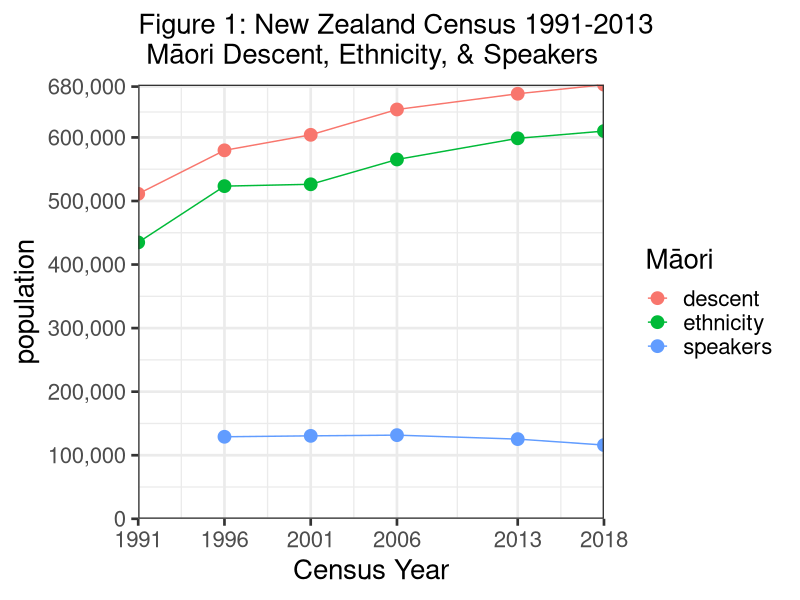
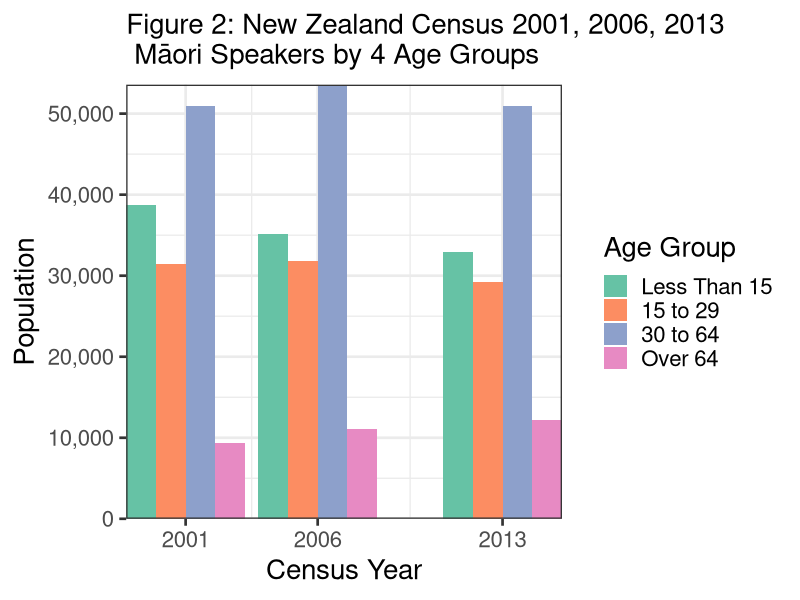
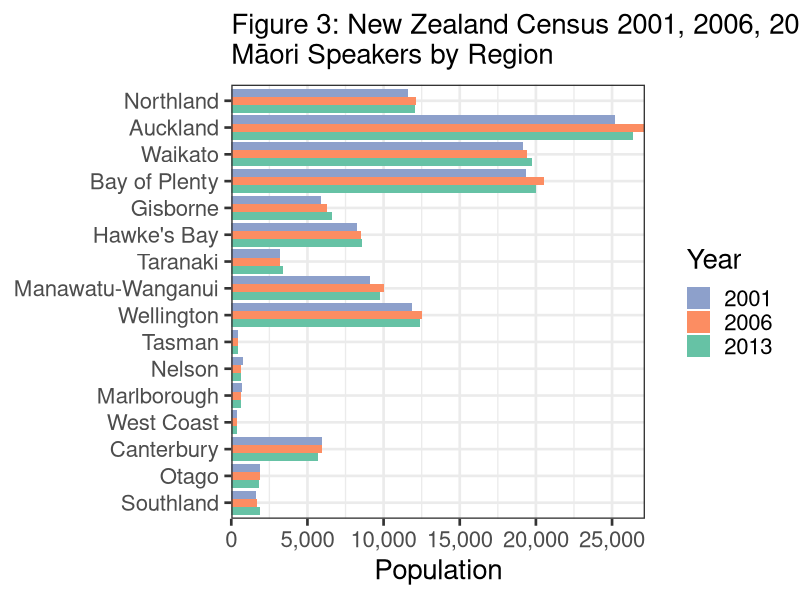
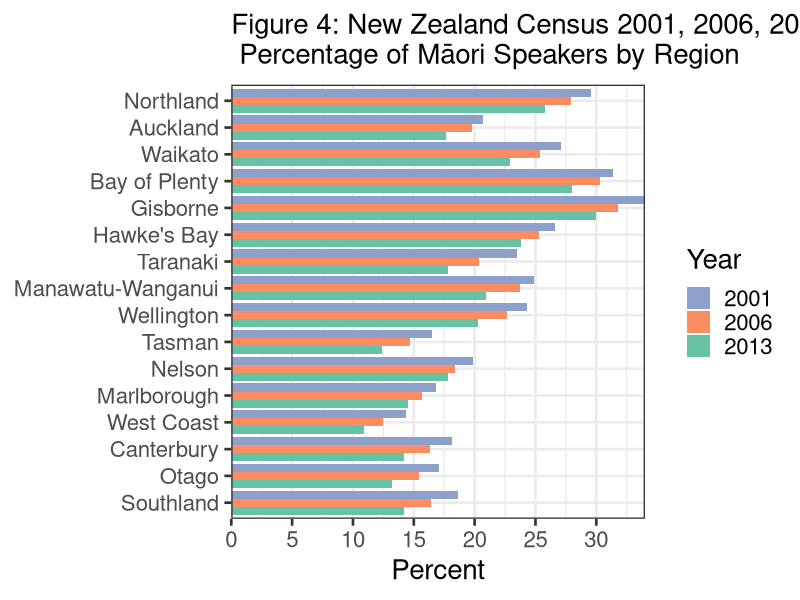
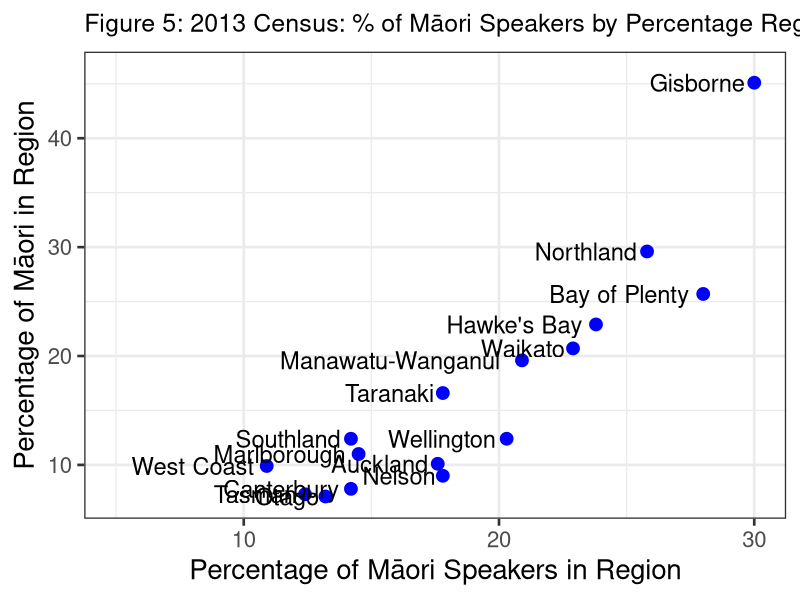
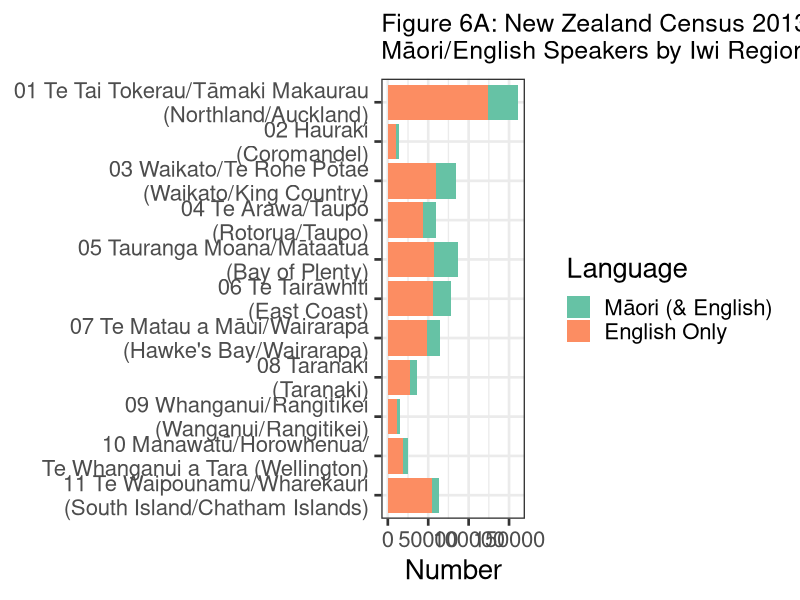
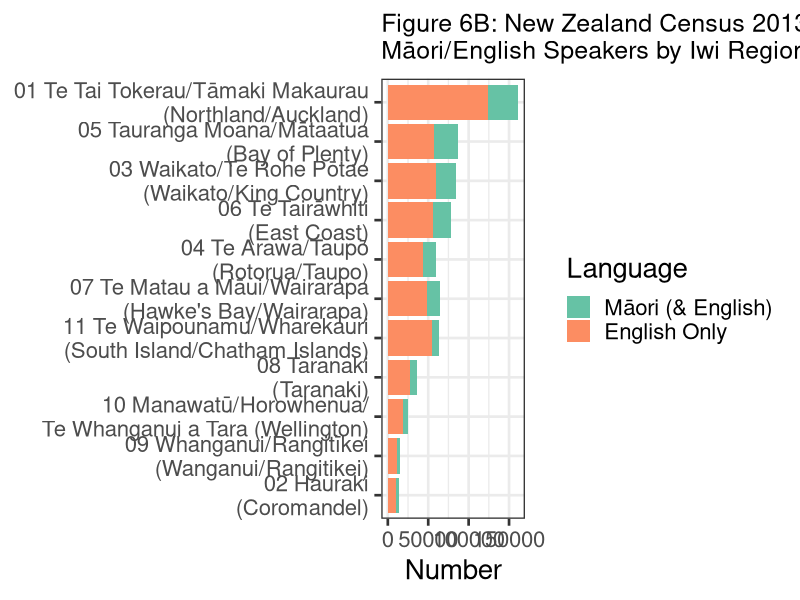
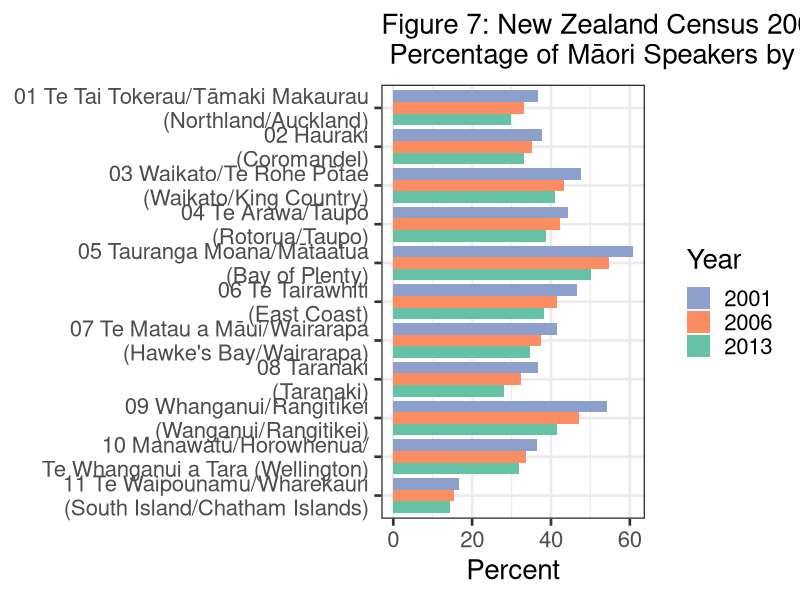

Recreate these plots in R, in order.
# start R script #
# Maori Language stats from NZ Censuses, Peter J Keegan, updated 22 June 2015
# all data created in the script, self contained but not best way to do things.
# Done using OSX, if using Windows etc. check Unicode OK.
# object names mostly lower case, or sometimes lowerCamelCase
# d.. usually indicates dataframe, plot.. indicates plot object
#
#
library(ggplot2)
library(reshape2)
library(scales)
#
#
# Section 1 Overview
# Create vectors of NZ Census (Maori) Data, with addition of my 2018 guestimates
#
year <- c(1991, 1996, 2001, 2006, 2013, 2018)
ethnicity <- c(434847, 523371, 526281, 565329, 598605, 610000)
descent <- c(511278, 579714, 604110, 643977, 668724, 683000)
speakers <- c(NA, 129048, 130482, 131613, 125352, 116000) # no lang. qu pre 1996
#
# Combine to R dataframe
#
d001 <- data.frame(year, descent, ethnicity, speakers)
#
rm(descent, ethnicity, speakers, year) # Get rid of redundant vectors
#
# Convert data from wide to long format and stack
#
d001a <- melt(d001, id.vars = "year",
               measure.vars = c("descent", "ethnicity", "speakers"),
              variable.name = "maori",
                 value.name = "population")
#
# plot 1 1st attempt
#
# ggplot(d001a, aes(x=year, y=population, colour=maori, group=maori)) +
# geom_line() + geom_point(size=4)
#
# plot 1 Final
#
plot01a <- ggplot(d001a, aes(x = year, y = population, colour = maori,
  group = maori)) + labs(colour = "M\u0101ori")
plot01b <- plot01a + ggtitle(paste0("Figure 1: New Zealand Census 1991-2013",
"\n M\u0101ori Descent, Ethnicity, & Speakers"))
plot01c <- plot01b + geom_line() + geom_point(size = 4)
plot01d <- plot01c + scale_y_continuous(labels = comma,
  breaks = c(0, 100000, 200000, 300000, 400000, 500000, 600000, 680000),
  expand = c(0, 0))
plot01e <- plot01d + expand_limits(y = 0, x = 2018) + theme_bw(base_size = 20)
plot01f <- plot01e + scale_x_continuous(name = "Census Year",
  breaks = c(1991, 1996, 2001, 2006, 2013, 2018), expand = c(0, 0))
plot01f + theme (plot.title = element_text(size = 20))
#
#
rm(plot01a, plot01b, plot01c, plot01d, plot01e)
#
#
# Section 2 Maori Speakers by 4 age groups
#
# Create vectors of NZ Census Data, Maori speakers by age group by year
# (2001, 2006, 2013)
#
year <- c(2001, 2006, 2013)
agelessthan15 <- c(38673, 35151, 32961)
age15to29 <- c(31479, 31860, 29232)
age30to64 <- c(50967, 53574, 50910)
ageover64 <- c(9363, 11031, 12249)
#
# Combine to dataframe
#
d002 <- data.frame(year, agelessthan15, age15to29, age30to64, ageover64)
#
rm(year, agelessthan15, age15to29, age30to64, ageover64) # delete redundant vectors
#
# Convert data from wide to long format & stack
#
d002a <- melt(d002, id.vars = "year",
               measure.vars = c("agelessthan15", "age15to29", "age30to64", "ageover64"),
              variable.name = "agegroup",
                 value.name = "pop")
#
#
#
# plot 2, 1st attempt
#
# plot02a <- ggplot(d002a, aes(x=year, y=pop, fill=agegroup)) +
# geom_bar(position="dodge", stat="identity")
# plot02a + theme_bw(base_size = 20) +
# ggtitle("Census: Maori language speakers by 4 Age Groups")
#
# change plot 2 colours
#
plot02a <- ggplot(d002a, aes(x = year, y = pop, fill = agegroup)) +
  geom_bar(position = "dodge", stat = "identity")
plot02b <- plot02a + scale_fill_brewer(palette = "Set2", name = "Age Group",
  labels = c("Less Than 15", "15 to 29", "30 to 64", "Over 64")) +
  theme_bw(base_size = 20)
plot02c <- plot02b + ggtitle(paste0("Figure 2: New Zealand Census 2001, 2006, ",
"2013 \n M\u0101ori Speakers by 4 Age Groups"))
plot02d <- plot02c + scale_y_continuous(name = "Population", labels = comma,
  breaks = c(0, 10000, 20000, 30000, 40000, 50000, 60000), expand = c(0, 0))
plot02e <- plot02d + scale_x_continuous(name = "Census Year",
  breaks = c(2001, 2006, 2013), expand = c(0, 0))
plot02e + theme (plot.title = element_text(size = 20))
#
rm(plot02a, plot02b, plot02c, plot02d)
#
#
# Section 3
#
# New Zealand Census, No. of Maori language speakers by Regions, 2001 to 2013
#
# Create vectors of Stats Census Regions
#
rorder <- c(1, 2, 3, 4, 5, 6, 7, 8, 9, 10, 11, 12, 13, 14, 15, 16)
#
cregion <- c("Northland", "Auckland", "Waikato", "Bay of Plenty", "Gisborne",
  "Hawke's Bay", "Taranaki", "Manawatu-Wanganui", "Wellington",
  "Tasman", "Nelson", "Marlborough", "West Coast", "Canterbury",
  "Otago", "Southland")
cregionrev <- rev(cregion)
#
#
#
spr2001 <- c(12045, 26373, 19749, 19995, 6591, 8550, 3423, 9795, 12423, 459,
  639, 654, 366, 5712, 1800, 1872)
pop2001 <- c(40734, 127626, 72822, 63654, 19365, 32085, 14559, 39267, 51123,
  2778, 3219, 3894, 2547, 31635, 10545, 10038)
per2001 <- c(29.6, 20.7, 27.1, 31.4, 34, 26.6, 23.5, 24.9, 24.3, 16.5,
  19.9, 16.8, 14.4, 18.1, 17.1, 18.6)
spr2006 <- c(12141, 27162, 19422, 20508, 6276, 8493, 3216, 10047, 12552,
  450, 666, 669, 363, 5979, 1896, 1710)
pop2006 <- c(43530, 137133, 76572, 67662, 19761, 33555, 15798, 42285,
  55437, 3063, 3615, 4275, 2916, 36669, 12273, 10422)
per2006 <- c(27.89, 19.81, 25.36, 30.31, 31.76, 25.31, 20.36, 23.76,
  22.64, 14.69, 18.42, 15.65, 12.45, 16.31, 15.45, 16.41)
spr2013 <- c(11586, 25173, 19176, 19326, 5901, 8256, 3228, 9114, 11841,
  426, 741, 693, 345, 5958, 1902, 1647)
pop2013 <- c(44931, 142770, 83742, 68943, 19683, 34662, 18150, 43599,
  58338, 3441, 4167, 4776, 3171, 41910, 14385, 11607)
per2013 <- c(25.79, 17.63, 22.9, 28.03, 29.98, 23.82, 17.79, 20.9,
  20.3, 12.38, 17.78, 14.51, 10.88, 14.22, 13.22, 14.19)
#
d003 <- data.frame(rorder, cregion, spr2001, pop2001, per2001,
  spr2006, pop2006, per2006, spr2013, pop2013, per2013)
#
rm(rorder, spr2001, pop2001, per2001, spr2006, pop2006,
  per2006, spr2013, pop2013, per2013)
#
d003a <- d003[c(2, 9, 6, 3)]
#
d003b <- melt(d003a, id.vars = "cregion",
measure.vars = c("spr2001", "spr2006", "spr2013"),
variable.name = "Year",
value.name = "Population")
#
# plot 3 1st basic, then improve
#
# ggplot(d003b, aes(x=cregion, y=Population, fill=Year)) +
# geom_bar(position="dodge", stat="identity")
#
#
# plot 3 final plot
#
plot03c <- ggplot(d003b, aes(x = cregion, y = Population, fill = Year)) +
  geom_bar(position = "dodge", stat = "identity")
plot03d <- plot03c + coord_flip() + theme_bw(base_size = 20) +
  theme (plot.title = element_text(size=20))
plot03e <- plot03d + scale_fill_brewer(palette = "Set2",
  labels =c("2013", "2006", "2001"))
plot03f <- plot03e + ggtitle(paste0("Figure 3: New Zealand Census 2001, 2006, ",
"2013\nM\u0101ori Speakers by Region"))
plot03g <- plot03f + scale_x_discrete(limits = cregionrev)
plot03f <- plot03g + scale_y_continuous(labels = comma,
  breaks = c(0, 5000, 10000, 15000, 20000, 25000, 30000), expand = c(0, 0))
plot03f + guides(fill = guide_legend(reverse=TRUE)) +
  theme(axis.title.y = element_blank())
#
rm(plot03c, plot03d, plot03e, plot03f, plot03g)
#
#
# Section 4 #
#
# New Zealand Census % of Maori language speakers by Regions, 2001 to 2013
#
d004a <- d003[c(2, 11, 8, 5)]
#
d004b <- melt(d004a, id.vars = "cregion",
                measure.vars = c("per2013", "per2006", "per2001"),
                variable.name = "Year",
                   value.name = "Percent")
#
#
#names(d004b) <- c("Region", "Year", "Percent")
#
# plot 4, 1st basic then improve
#
# plot4a <- ggplot(d004b, aes(x=Region, y=Percent, fill=Year)) +
# geom_bar(position="dodge", stat="identity")
# plot4a + theme_bw(base_size = 16) +
# ggtitle("Census: % of Maori language speakers by Region") + coord_flip()
#
# plot 4 change plot colours
#
# plot04b <- ggplot(d004b, aes(x=Region, y=Percent, fill=Year)) +
# geom_bar(position="dodge", stat="identity")
# plot04bb <- cplot04b + scale_fill_brewer(palette="Set2") +
# theme_bw(base_size = 16) + coord_flip()
# plot04bb + ggtitle("Census: % Maori language speakers by Region")
#
# plot 4 add region labels
#
# plot04c <- ggplot(d004b, aes(x=Region, y=Percent, fill=Year)) +
# geom_bar(position="dodge", stat="identity")
# plot04d <- plot04c + scale_fill_brewer(palette="Set2") +
# theme_bw(base_size = 16)
# plot04e <- plot04d + ggtitle("Fig. 4: Census: % of Maori speakers by Region")
# plot04e + scale_x_discrete(limits=c("Southland", "Otago", "Canterbury",
# "West Coast", "Marlborough", "Nelson", "Tasman", "Wellington",
# "Manawatu-Wanganui", "Taranaki", "Hawke's Bay", "Gisborne",
# "Bay of Plenty", "Waikato", "Auckland", "Northland")) +
# theme(axis.title.y = element_blank())
#
# plot 4 Final, get legend labels correct and in order
#
plot04h <- ggplot(d004b, aes(x = cregion, y = Percent, fill = Year)) +
  geom_bar(position = "dodge", stat = "identity")
plot04i <- plot04h + scale_fill_brewer(palette = "Set2",
  labels =c("2013", "2006", "2001")) + coord_flip()
plot04j <- plot04i + theme_bw(base_size = 20)
plot04k <- plot04j + ggtitle(paste0("Figure 4: New Zealand Census 2001, 2006, ",
"2013\n Percentage of M\u0101ori Speakers by Region"))
plot04l <- plot04k + scale_x_discrete(limits = cregionrev)
plot04m <- plot04l + theme(axis.title.y = element_blank())
plot04n <- plot04m + scale_y_continuous(breaks = c(0, 5, 10, 15, 20, 25, 30,
  35), expand = c(0, 0))
plot04o <- plot04n + guides(fill = guide_legend(reverse = TRUE))
plot04o + theme (plot.title = element_text(size = 20))
#
rm(plot04h, plot04i, plot04j, plot04k, plot04l, plot04m, plot04n)
#
# Section 5 #
#
# NZ Census Data % of Maori speakers by Regions vs. % of total Regional pop.2013
#
# Create vectors of NZ Census Data for 2013
#
# Region (already created)
#
perSpkr13 <- c(25.8, 17.6, 22.9, 28.0, 30.0, 23.8, 17.8, 20.9, 20.3,
  12.4, 17.8, 14.5, 10.9, 14.2, 13.2, 14.2)
#
perPop13 <- c(29.6, 10.1, 20.7, 25.7, 45.1, 22.9, 16.6, 19.6, 12.4,
  7.3, 9.0, 11.0, 9.9, 7.8, 7.1, 12.4)
#
# Combine to dataframe
#
d005 <- data.frame(cregion, perSpkr13, perPop13)
#
rm(perSpkr13, perPop13)
#
#
#
# plot 5, basic then improve
#
# plot05 <- ggplot(d005, aes(x=perSpkr13, y=perPop13, fill=cregion)) +
# geom_point() + theme_bw(base_size = 16)
# plot05 + ggtitle("2013 Census: % Speakers by % of Region Pop.")
#
# plot 5 - add labels, hide key
#
# plot5a <- ggplot(d005, aes(x=perSpkr13, y=perPop13, fill=cregion)) +
# geom_point() + theme_bw(base_size = 16)
# plot5b <- plot5a + geom_text(aes(label=Region), hjust=1.1, vjust=.5, size=6) +
# xlim(5,40)+ ylim(5,50)
# plot5b + guides(fill=FALSE) +
# ggtitle("2013 Census: Maori % Speakers by % of Region Pop.")
#
# Plot 5, final R plot
#
plot05c <- ggplot(d005, aes(x = perSpkr13, y = perPop13, fill = cregion)) +
  geom_point(colour = "blue", size = 4)
plot05d <- plot05c + theme_bw(base_size = 20) + guides(fill=FALSE)
plot05e <- plot05d + ggtitle(paste0("Figure 5: 2013 Census: % of M\u0101ori ",
"Speakers by Percentage Region Population"))
plot05f <- plot05e + theme (plot.title = element_text(size = 18))
plot05g <- plot05f + geom_text(aes(label = cregion), hjust = 1.1,
  vjust = .5, size = 6) + xlim(5, 30) + ylim(7, 46)
plot05g + xlab("Percentage of M\u0101ori Speakers in Region") +
  ylab("Percentage of M\u0101ori in Region")
#
rm(plot05c, plot05d, plot05e, plot05f)
#
# clean up plot 5 with Pixelmator (separate overlapping region labels) upload
#
# Section 6
#
# Create vectors of NZ Iwi-Region speakers of Maori for 2001, 2006, 2013
#
iwiregion <- c("01 Te Tai Tokerau/Tāmaki Makaurau\n (Northland/Auckland)",
  "02 Hauraki\n (Coromandel)",
  "03 Waikato/Te Rohe Pōtae\n (Waikato/King Country)",
  "04 Te Arawa/Taupō\n (Rotorua/Taupo)",
  "05 Tauranga Moana/Mātaatua\n (Bay of Plenty)",
  "06 Te Tairāwhiti\n (East Coast)",
  "07 Te Matau a Māui/Wairarapa\n (Hawke's Bay/Wairarapa)",
  "08 Taranaki\n (Taranaki)",
  "09 Whanganui/Rangitīkei\n (Wanganui/Rangitikei)",
  "10 Manawatū/Horowhenua/\n Te Whanganui a Tara (Wellington)",
  "11 Te Waipounamu/Wharekauri\n (South Island/Chatham Islands)")
#
iwiregionrev <- rev(iwiregion) # useful for plots
#
#
#
c2001M <- c(36012, 2508, 21954, 15708, 26454, 21429, 15696, 7149, 3990, 4569,
  6468)
c2001E <- c(98220, 6663, 46077, 35322, 43473, 45948, 37812, 19497, 7356,
  12525, 38856)
c2001T <- c(134232, 9171, 68031, 51030, 69927, 67377, 53508, 26646,
  11346, 17094, 45324)
c2001Per <- c(36.6, 37.6, 47.6, 44.4, 60.8, 46.6, 41.5, 36.6, 54.2, 36.4, 16.6)
c2006M <- c(39285, 3363, 22848, 16599, 28935, 23226, 17229, 7869, 4449,
  5295, 7710)
c2006E <- c(118527, 9504, 52665, 39063, 52947, 55809, 45966, 24234,
  9450, 15693, 49881)
c2006T <- c(157812, 12867, 75513, 55662, 81882, 79035, 63195, 32103,
  13899, 20988, 57591)
c2006Per <- c(33.1, 35.3, 43.3, 42.4, 54.6, 41.6, 37.4, 32.4, 47, 33.7, 15.4)
c2013M <- c(37140, 3492, 24666, 16743, 28890, 21588, 16680, 7842,
  4569, 6141, 7944)
c2013E <- c(124503, 10539, 60237, 43062, 57459, 56412, 48132, 27963,
  11001, 19287, 55284)
c2013T <- c(161643, 14031, 84903, 59805, 86349, 78000, 64812, 35805,
  15570, 25428, 63228)
c2013Per <- c(29.8, 33.1, 40.9, 38.8, 50.2, 38.2, 34.6, 28,
  41.5, 31.8, 14.3)
#
# Combine to dataframe
#
d006 <- data.frame(iwiregion, c2001M, c2001E, c2001T, c2001Per, c2006M,
  c2006E, c2006T, c2006Per, c2013M, c2013E, c2013T, c2013Per)
rm(c2001M, c2001E, c2001T, c2001Per, c2006M, c2006E, c2006T,
  c2006Per, c2013M, c2013E, c2013T, c2013Per)
#
d006a <- d006[c(1, 13, 9, 5)]
#
d006b <- melt(d006a, id.vars = "iwiregion")
names(d006b) <- c("iwiregion", "Year", "Percent")
#
d006c <- d006[c(1, 10, 11)]
d006d <- melt(d006c, id.vars = "iwiregion")
names(d006d) <- c("iwiregion", "Language", "Number")
#
# Plot 6
#
#
# plot06a <- ggplot(d006d, aes(x=iwiregion, y=Number, fill=Language)) +
# geom_bar(stat="identity")
# plot06a+ theme_bw(base_size = 18) +
# ggtitle("Maori/English Speakers by Iwi Region") + coord_flip()
#
#
plot06b <- ggplot(d006d, aes(x = iwiregion, y = Number, fill = Language)) +
  geom_bar(stat = "identity")
plot06c <- plot06b + ggtitle(paste0("Figure 6A: New Zealand Census 2013\n",
"M\u0101ori/English Speakers by Iwi Region"))
plot06d <- plot06c + theme_bw(base_size = 20) + coord_flip()
plot06e <- plot06d + theme (plot.title = element_text(size = 18))
plot06f <- plot06e + scale_fill_brewer(palette = "Set2",
  labels = c("M\u0101ori (& English)", "English Only"))
plot06f + scale_x_discrete(limits = iwiregionrev) +
  theme(axis.title.y = element_blank())
#
rm(plot06b, plot06c, plot06d, plot06e)
#
# plot 6 reordered
#
plot06p <- ggplot(d006d, aes(x = iwiregion, y = Number, fill = Language)) +
  geom_bar(stat = "identity")
plot06q <- plot06p + ggtitle(paste0("Figure 6B: New Zealand Census 2013 \n",
"M\u0101ori/English Speakers by Iwi Region"))
plot06r <- plot06q + theme_bw(base_size = 20) + coord_flip() +
  theme(axis.title.y = element_blank())
plot06s <- plot06r + theme (plot.title = element_text(size = 18))
plot06t <- plot06s +
  scale_fill_brewer(palette = "Set2",
  labels =c("M\u0101ori (& English)", "English Only"))
plot06t + scale_x_discrete(limits =c("02 Hauraki\n (Coromandel)",
  "09 Whanganui/Rangitīkei\n (Wanganui/Rangitikei)",
  "10 Manawatū/Horowhenua/\n Te Whanganui a Tara (Wellington)",
  "08 Taranaki\n (Taranaki)",
  "11 Te Waipounamu/Wharekauri\n (South Island/Chatham Islands)",
  "07 Te Matau a Māui/Wairarapa\n (Hawke's Bay/Wairarapa)",
  "04 Te Arawa/Taupō\n (Rotorua/Taupo)",
  "06 Te Tairāwhiti\n (East Coast)",
  "03 Waikato/Te Rohe Pōtae\n (Waikato/King Country)",
  "05 Tauranga Moana/Mātaatua\n (Bay of Plenty)",
  "01 Te Tai Tokerau/Tāmaki Makaurau\n (Northland/Auckland)"))
#
rm(plot06p, plot06q, plot06r, plot06s)
#
# Section 7
# plot 7
#
# plot07 <- ggplot(d006b, aes(x=IwiRegion, y=Percent, fill=Year)) +
# geom_bar(position="dodge", stat="identity")
# plot07 + theme_bw(base_size = 16) +
# ggtitle("Census: Percentage of Maori language speakers by Iwi Region") +
# coord_flip()
#
plot07a <- ggplot(d006b, aes(x = iwiregion, y = Percent, fill = Year)) +
  geom_bar(position = "dodge", stat = "identity")
plot07b <- plot07a + coord_flip() + theme_bw(base_size = 20)
plot07c <- plot07b +
  scale_fill_brewer(palette = "Set2", labels = c("2013", "2006", "2001"))
plot07d <- plot07c + ggtitle(paste0("Figure 7: New Zealand Census 2001, 2006, ",
"2013\n Percentage of M\u0101ori Speakers by Iwi Region"))
plot07e <- plot07d + theme (plot.title = element_text(size = 20))
plot07f <- plot07e + scale_x_discrete(limits = iwiregionrev)
plot07f + guides(fill = guide_legend(reverse = TRUE)) +
  theme(axis.title.y = element_blank())
#
rm(plot07a, plot07b, plot07c, plot07d, plot07e)
#
# Section 8, iwi 10k+, 2013
#
iwi10k <-c("Ngapuhi", "Ngati Porou", "Ngai Tahu / Kai Tahu", "Waikato",
  "Ngati Tuwharetoa", "Ngati Maniapoto", "Tuhoe",
  "Ngati Kahungunu ki Te Wairoa", "Te Arawa",
  "Ngati Kahungunu, region unspecified", "Te Rarawa", "Ngati Awa",
  "Te Atiawa (Taranaki)", "Ngati Raukawa (ki te Tonga)",
  "Ngati Whatua", "Te Whanau-a-Apanui","Ngaiterangi",
  "Whakatohea", "Tainui", "Te Ati Hau Nui-a-Paparangi",
  "Ngati Kahungunu ki Heretaunga", "Ngati Raukawa (Waikato)")
iwi10krev  <- rev(iwi10k)
m2001 <-c(26646, 19431, 5148, 12636, 8958, 8031, 12363, 4332, 5241, 7278,
  4107, 4746, 2070, 3084, 3447, 4353, 3609, 3474, 3786, 3342, 2460, 1497)
e2001 <-c(76005, 41907, 33639, 23118, 20184, 19041, 16923, 10236, 11325,
  17481, 7347, 8247, 7953, 7860, 8580, 5562, 5853, 6438, 8940, 5433,
  4428, 3609)
t2001 <-c(102651, 61338, 38787, 35754, 29142, 27072, 29286, 14568, 16566,
  24759, 11454, 12993, 10023, 10944, 12027, 9915, 9462, 9912, 12726, 8775,
  6888, 5106)
per2001 <-c(26.0, 31.7, 13.3, 35.3, 30.7, 29.7, 42.2, 29.7, 31.6, 29.4,
  35.9, 36.5, 20.7, 28.2, 28.7, 43.9, 38.1, 35.0, 29.8, 38.1, 35.7, 29.3)
m2006 <-c(29733, 21153, 5973, 11412, 10428, 9375, 13344, 5535, 7458, 4977,
  4959, 5133, 2391, 3444, 4194, 4821, 4209, 4014, 4128, 3684, 3084, 2244)
e2006 <-c(92805, 51084, 43110, 22203, 24300, 24291, 19500, 15432, 15978,
  13920, 9960, 10164, 10383, 9786, 10581, 6993, 7986, 8106, 10221, 6807,
  6447, 5862)
t2006 <-c(122538, 72237, 49083, 33615, 34728, 33666, 32844, 20967, 23436,
  18897, 14919, 15297, 12774, 13230, 14775, 11814, 12195, 12120, 14349,
  10491, 9531, 8106)
per2006 <-c(24.3, 29.3, 12.2, 33.9, 30.0, 27.8, 40.6, 26.4, 31.8, 26.3,
  33.2, 33.6, 18.7, 26.0, 28.4, 40.8, 34.5, 33.1, 28.8, 35.1, 32.4, 27.7)
m2013 <-c(28053, 19425, 6270, 12879, 10011, 9429, 13413, 5460, 5670,
  4422, 5064, 5262, 2679, 3678, 3732, 5058, 4347, 3819, 2544, 3738, 3300,
  2763)
e2013 <-c(97302, 51447, 48132, 27252, 25776, 25902, 21522, 15492, 14046,
  14049, 11349, 10884, 12477, 11343, 10995, 7797, 8496, 8334, 9264, 7947,
  7656, 7254)
t2013 <-c(125355, 70872, 54402, 40131, 35787, 35331, 34935, 20952, 19716,
  18471, 16413, 16146, 15156, 15021, 14727, 12855, 12843, 12153, 11808,
  11685, 10956, 10017)
per2013 <-c(22.4, 27.4, 11.5, 32.1, 28.0, 26.7, 38.4, 26.1, 28.8, 23.9,
  30.9, 32.6, 17.7, 24.5, 25.3, 39.3, 33.8, 31.4, 21.5, 32.0, 30.1, 27.6)
#
d008 <- data.frame(iwi10k, m2001, e2001, t2001, per2001, m2006, e2006, t2006,
per2006, m2013, e2013, t2013, per2013)
#
rm(m2001, e2001, t2001, per2001, m2006, e2006, t2006, per2006, m2013,
  e2013, t2013, per2013)
#
d008a <- d008[c(1, 13, 9, 5)]
#
d008b <- melt(d008a, id.vars = "iwi10k")
names(d008b) <- c("iwi10k", "Year", "Percent")
#
d008c <- d008[c(1, 10, 11)]
d008d <- melt(d008c, id.vars = "iwi10k")
names(d008d) <- c("iwi10k", "Language", "Number")
#
# plot08a <- ggplot(d008d, aes(x=Iwi, y=Number, fill=Language)) +
# geom_bar(stat="identity")
# plot08a+ theme_bw(base_size = 18) +
# ggtitle("Maori/English Speakers by Major Iwi") + coord_flip()
#
#
plot08b <- ggplot(d008d, aes(x = iwi10k, y = Number, fill = Language)) +
  geom_bar(stat = "identity")
plot08c <- plot08b + ggtitle(paste0("Figure 8: New Zealand Census 2013\n",
"M\u0101ori/English Speakers by Major Iwi"))
plot08d <- plot08c + theme_bw(base_size = 20) + coord_flip()
plot08e <- plot08d + theme (plot.title = element_text(size=20))
plot08f <- plot08e+ theme(axis.title.y = element_blank())
plot08g <- plot08f + scale_fill_brewer(palette = "Set2",
  labels = c("M\u0101ori (& English)", "English Only"))
plot08g + scale_x_discrete(limits = iwi10krev)
#
rm(plot08b, plot08c, plot08d, plot08e, plot08f)
#
#
plot08m <- ggplot(d008b, aes(x = iwi10k, y = Percent, fill = Year)) +
  geom_bar(position = "dodge", stat = "identity")
plot08n <- plot08m + coord_flip() + theme_bw(base_size = 20)
plot08o <- plot08n + scale_fill_brewer(palette = "Set2",
  labels = c("2013", "2006", "2001"))
plot08p <- plot08o + ggtitle(paste0("Figure 9: New Zealand Census 2001, 2006, ",
"2013\n Percentage of M\u0101ori Speakers by Major Iwi"))
plot08q <- plot08p + theme (plot.title = element_text(size=20))
plot08r <- plot08q + scale_x_discrete(limits = iwi10krev)
plot08r + guides(fill = guide_legend(reverse = TRUE)) +
  theme(axis.title.y = element_blank())
#
rm(plot08m, plot08n, plot08o, plot08p, plot08q)
#
#
## end of R script ##
